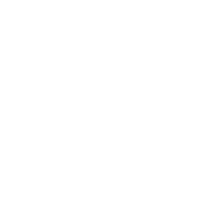
Frame 1 (no input)
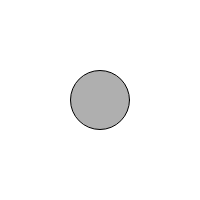
Frame 60 (no input)
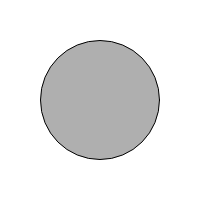
Frame 120 (the mouse pressed at the canvas centre since frame 60)

The p5.js sketch that drew these frames (run headless with seeded random() and noise() and a simulated clock; from frame 60 on, the mouse is pressed at the canvas centre):

// p5.js sketch
// ── sketch.js
// Learning Processing
// Daniel Shiffman
// http://www.learningprocessing.com

// Exercise 4-3: Change Example 4-3 so that instead of the
// circle moving from left to right, the circle grows in 
// size. 
// What would you change to have the circle follow the 
// mouse as it grows? How could you vary the speed at 
// which the circle grows?

var circleSize = 0;
var circleX = 100;
var circleY = 100;

function setup() {
  createCanvas(200,200);
}

function draw() {
  background(255);
  stroke(0);
  fill(175);
  // Use the variables to specify the location of an ellipse.
  ellipse(circleX,circleY,circleSize,circleSize);
  
  // An assignment operation that increments the value of circleSize by 1.
  circleSize = circleSize + 1;

}
